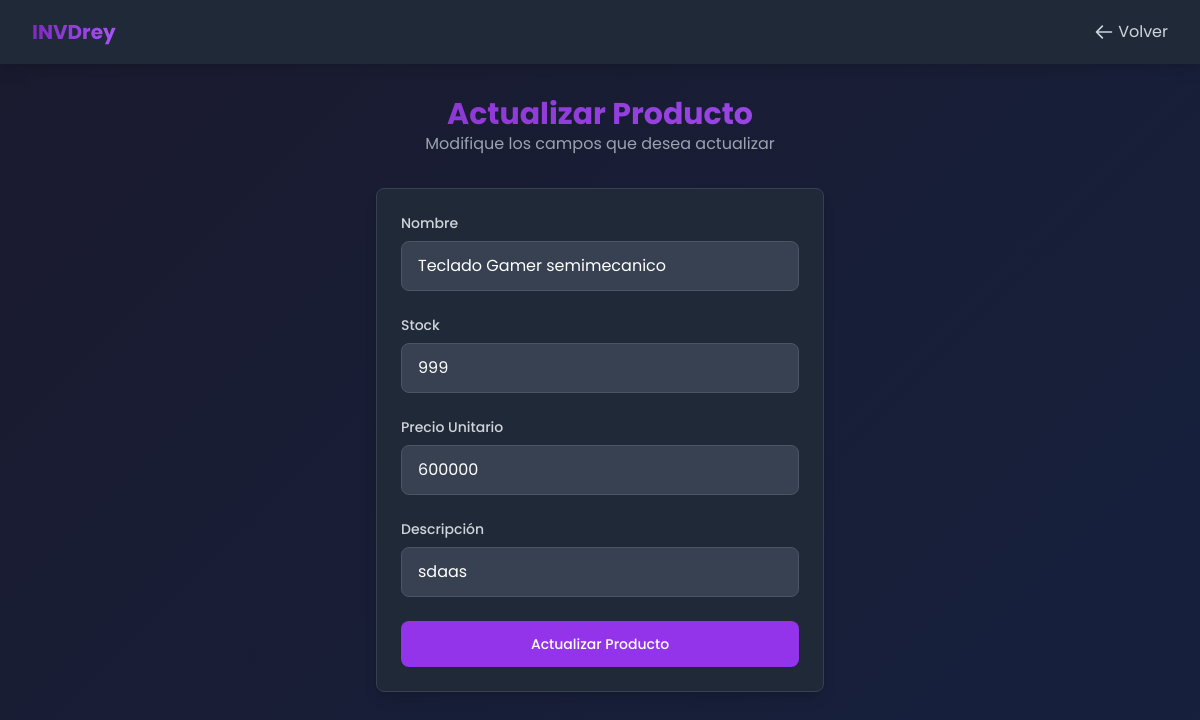
/Productos/productos_UPDATE.php?id=1 (signed in), run on the app's committed database.
### tables this page shows
CREATE TABLE `productos` (
  `id` int(11) NOT NULL,
  `nombre` varchar(100) NOT NULL,
  `stock` int(11) NOT NULL DEFAULT 0,
  `precio_unitario` int(11) NOT NULL,
  `descripcion` varchar(250) NOT NULL,
  `estado` tinyint(4) NOT NULL DEFAULT 1
);

### Productos/productos_UPDATE.php (the view, shortened to what this page needs)
<?php
include '../conexion.php';
$id = $_GET['id'];
$sql = "SELECT * FROM productos WHERE id = ?";
$stmt = $conn->prepare($sql);
$stmt->bind_param("i", $id);
$stmt->execute();
$result = $stmt->get_result();
$producto = $result->fetch_assoc();
?>
<!DOCTYPE html>
<html lang="es">
<head>
    <script src="https://cdn.tailwindcss.com"></script>
    <link rel="stylesheet" href="../styles/Styles.css">
</head>
<body class="min-h-screen text-gray-100">
    <nav class="bg-gray-800 shadow-lg">
        <div class="max-w-7xl mx-auto px-4 sm:px-6 lg:px-8">
            <div class="flex items-center justify-between h-16">
                <div class="flex items-center">
                    <div class="flex-shrink-0">
                        <span class="text-xl font-bold gradient-text">INVDrey</span>
                    </div>
                </div>
                <div class="flex items-center space-x-4">
                    <a href="productos_READ.php" class="text-gray-300 hover:text-white flex items-center">
                        <svg xmlns="http://www.w3.org/2000/svg" class="h-5 w-5 mr-1" fill="none" viewBox="0 0 24 24" stroke="currentColor">
                            <path stroke-linecap="round" stroke-linejoin="round" stroke-width="2" d="M10 19l-7-7m0 0l7-7m-7 7h18" />
                        </svg>
                        Volver
                    </a>
                </div>
            </div>
        </div>
    </nav>
    <main class="max-w-7xl mx-auto px-4 sm:px-6 lg:px-8 py-8">
        <div class="text-center mb-8">
            <h1 class="text-3xl font-bold gradient-text">Actualizar Producto</h1>
            <p class="text-gray-400">Modifique los campos que desea actualizar</p>
        </div>
        <div class="flex justify-center">
            <div class="w-full max-w-md">
                <form method="post" action="" class="bg-gray-800 shadow-lg rounded-lg p-6 border border-gray-700">
                    <div class="mb-6">
                        <label for="nombre" class="block text-sm font-medium text-gray-300 mb-2">Nombre</label>
                        <input type="text" id="nombre" name="nombre" required
                               class="input-field w-full px-4 py-3 bg-gray-700 border border-gray-600 rounded-lg text-white placeholder-gray-400 focus:outline-none focus:ring-2 focus:ring-purple-500"
                               value="<?php echo isset($producto['nombre']) ? htmlspecialchars($producto['nombre']) : ''; ?>"
                               placeholder="Ingrese el nombre del producto">
                    </div>
                    <div class="mb-6">
                        <label for="stock" class="block text-sm font-medium text-gray-300 mb-2">Stock</label>
                        <input type="number" id="stock" name="stock" required min="0"
                               class="input-field w-full px-4 py-3 bg-gray-700 border border-gray-600 rounded-lg text-white placeholder-gray-400 focus:outline-none focus:ring-2 focus:ring-purple-500"
                               value="<?php echo isset($producto['stock']) ? htmlspecialchars($producto['stock']) : ''; ?>"
                               placeholder="Ingrese la cantidad en stock">
                    </div>
                    <div class="mb-6">
                        <label for="precio_unitario" class="block text-sm font-medium text-gray-300 mb-2">Precio Unitario</label>
                        <input type="number" id="precio_unitario" name="precio_unitario" required min="0" step="0.01"
                               class="input-field w-full px-4 py-3 bg-gray-700 border border-gray-600 rounded-lg text-white placeholder-gray-400 focus:outline-none focus:ring-2 focus:ring-purple-500"
                               value="<?php echo isset($producto['precio_unitario']) ? htmlspecialchars($producto['precio_unitario']) : ''; ?>"
                               placeholder="Ingrese el precio unitario">
                    </div>
                    <div class="mb-6">
                        <label for="descripcion" class="block text-sm font-medium text-gray-300 mb-2">Descripción</label>
                        <input type="text" id="descripcion" name="descripcion" required
                               class="input-field w-full px-4 py-3 bg-gray-700 border border-gray-600 rounded-lg text-white placeholder-gray-400 focus:outline-none focus:ring-2 focus:ring-purple-500"
                               value="<?php echo isset($producto['descripcion']) ? htmlspecialchars($producto['descripcion']) : ''; ?>"
                               placeholder="Ingrese la descripción del producto">
                    </div>
                    <button type="submit" class="w-full flex justify-center py-3 px-4 border border-transparent rounded-lg shadow-sm text-sm font-medium text-white bg-purple-600 hover:bg-purple-700 focus:outline-none focus:ring-2 focus:ring-offset-2 focus:ring-purple-500">
                        Actualizar Producto
                    </button>
                </form>
            </div>
        </div>
    </main>
</body>
</html>

### styles/Styles.css (style rules this page uses)
body { font-family: 'Poppins', sans-serif; background: linear-gradient(135deg, #1a1a2e 0%, #16213e 100%); }
.gradient-text { background: linear-gradient(90deg, #7f29c2 0%, #a855f7 100%); -webkit-background-clip: text; background-clip: text; color: transparent; }

### data on the page
productos: nombre "Teclado Gamer semimecanico", stock "999", precio_unitario "600000", descripcion "sdaas"
